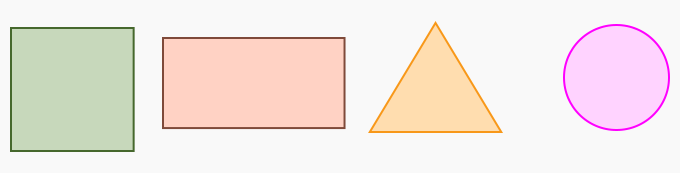
#> input picture opencv/resources/2d_shapes.jpg, 680 x 173 px
$ python contour_detection.py
#> lines starting #> are read from the running program, lines starting #| are printed output that depends on the picture; after the words box and inside, x2 and y2 are one past the last pixel; in counts of white or black regions, pixels touching at a corner belong together
import cv2

# Find contors of the image, taking img as argument
def get_contours(img):
    # A2: Retrieval methods - There are various retrieval methods
    # A3: Approximation - All/Compressed contour values
    # RETR_TREE: All the hierarchal contours
    # RETR_EXTERNAL: Only all the external contours
    # RETR_LIST: All the contour in the image
    # contours - Python list of all corners of contours
    # hierarchy - Hierarchal representation of the contours
    contours, hierarchy = cv2.findContours(img, cv2.RETR_EXTERNAL, cv2.CHAIN_APPROX_NONE)

    for cnt in contours:
        area = cv2.contourArea(cnt)

        if area > 500: # Draw the contours if the shape area meet inequality
            # A2: Array of points in contour, A5: Thickness
            cv2.drawContours(imgContour, cnt, -1, (255, 0, 0), 3)
            perimeter = cv2.arcLength(cnt, True)

            # A2: Resolution, A3: Boolean value to show all shapes are closed
            approx_corner = cv2.approxPolyDP(cnt, 0.02 * perimeter, True)

            # Creating a bouding box around the detected objects using the corners
            objCor = len(approx_corner)
            x, y, w, h = cv2.boundingRect(approx_corner) # Bouding box (x, y) coordinates

            objectType = None

            if objCor == 3:
                objectType = "Triangle"
            elif objCor == 4:
                aspect_ratio = w / float(h) # Check square or rectangle
                if aspect_ratio > 0.95 and aspect_ratio < 1.05: # Deviation of 0.5
                    objectType = "Square"
                else:
                    objectType = "Rectangle"
            elif objCor > 4:
                objectType = "Circle"

            cv2.rectangle(imgContour, (x, y), (x + w, y + h), (0, 255, 0), 2)
            cv2.putText(imgContour, objectType, (x + (w // 2) - 10, y + (h // 2) - 10), cv2.FONT_HERSHEY_COMPLEX, 0.5, (0, 0, 0), 2)


path = 'resources/2d_shapes.jpg'
img = cv2.imread(path)
#> img is the input picture: shape (173, 680, 3); mean B, G, R 225.4, 230.5, 241.8
imgContour = img.copy() # Make a new copy to make changes here

imgGray = cv2.cvtColor(img, cv2.COLOR_BGR2GRAY)
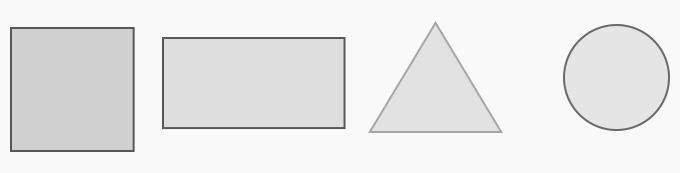
#> imgGray: shape (173, 680); min 87, max 249, mean 233.3

# Method 1: Using Canny Edge detector
imgBlur = cv2.GaussianBlur(imgGray, (7, 7), 1)
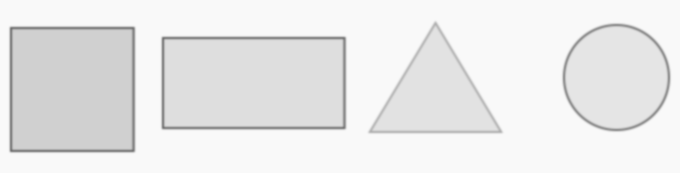
#> imgBlur: shape (173, 680); min 116, max 249, mean 233.3
imgCanny = cv2.Canny(imgBlur, 50, 50) # Threshold is arbitary
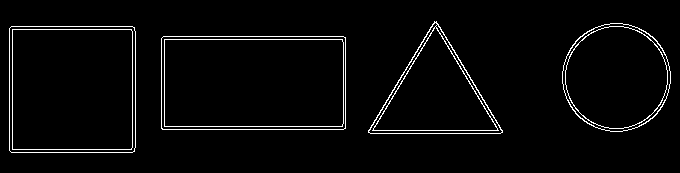
#> imgCanny: shape (173, 680); 3.1% white in thin lines or dots, all inside (x1, y1, x2, y2) = (9, 21, 671, 153)
get_contours(imgCanny)
#> in get_contours, `contours, hierarchy = cv2.findContours(img, cv2.RETR_EXTERNAL, cv2.CHA..`: contours = 4 contours; box (x1, y1, x2, y2) and area: (161, 36, 346, 130) 17106, (9, 26, 136, 153) 15860, (562, 23, 671, 132) 9162, (368, 21, 503, 134) 7772
#> the loop in get_contours, `for cnt in contours:` made 4 passes
#> (area, perimeter, approx_corner, objCor, x, y, w, h) on passes 1 to 2: (17106.5, 551.1, [[161, 38], [162, 129], [345, 128], [343, 36]], 4, 161, 36, 185, 94), (15860, 499.3, [[11, 26], [9, 150], [134, 151], [134, 27]], 4, 9, 26, 126, 126)
#> (area, perimeter, approx_corner, objCor, x, y, w, h) on pass 4: (7772, 414.3, [[368, 130], [502, 132], [436, 21]], 3, 368, 21, 135, 112)
#> after the loop in get_contours, `for cnt in contours:`:
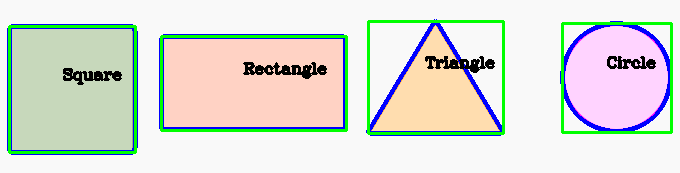
#> imgContour: shape (173, 680, 3); 10.78% of pixels changed, all inside (x1, y1, x2, y2) = (7, 19, 673, 155)

# Method 2: Using threshold method - Binarize the image to 0 and 1 based on the inequality
# Threshold set to 200 <= x <= 255 at this range, pixels are set to 1 (white)
ret, thresh = cv2.threshold(imgGray, 200, 255, cv2.THRESH_BINARY)
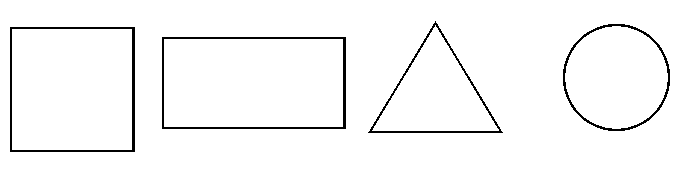
#> thresh: shape (173, 680); 96.7% white; black in thin lines or dots, all inside (x1, y1, x2, y2) = (10, 21, 670, 152)
contours, hierarchies = cv2.findContours(thresh, cv2.RETR_LIST, cv2.CHAIN_APPROX_SIMPLE)
#> contours = 9 contours; largest, box (x1, y1, x2, y2) and area: (0, 0, 680, 173) 116788, (161, 36, 347, 130) 17203, (9, 26, 136, 153) 15874, (164, 39, 343, 127) 15486, (12, 29, 132, 150) 14280

cv2.imshow("Original", img)
cv2.imshow("Gray", imgGray)
cv2.imshow("Blur", imgBlur)
cv2.imshow("Contour", imgContour)
cv2.imshow("Thresh", thresh)
cv2.waitKey(0)
